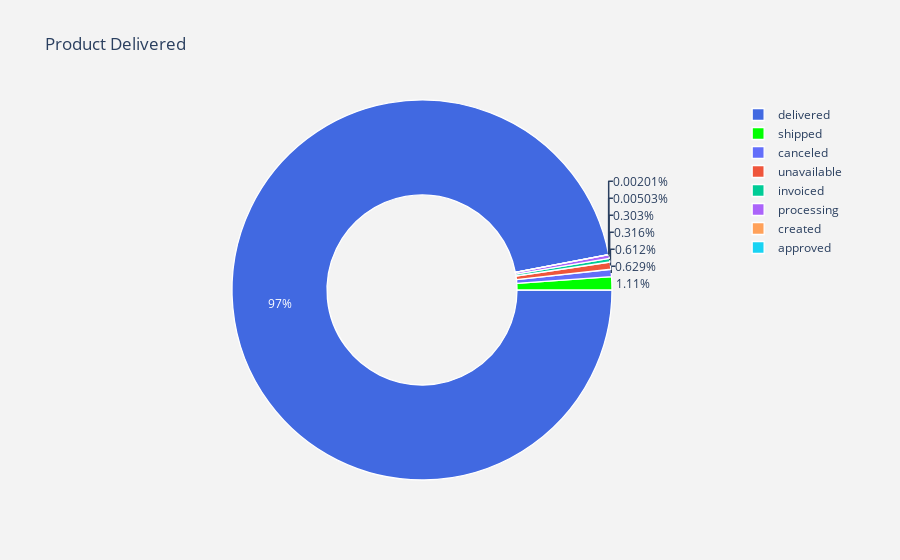

The notebook cell saved with this chart:
### Markdown cell above
# Delivered products

### Code cell
lab = olist_orders["order_status"].value_counts().keys().tolist()
#values
val = olist_orders["order_status"].value_counts().values.tolist()

trace = go.Pie(labels = lab ,
               values = val ,
               marker = dict(colors =  [ 'royalblue' ,'lime'],
                             line = dict(color = "white",
                                         width =  1.3)
                            ),
               rotation = 90,
               hoverinfo = "label+value+text",
               hole = .5
              )
layout = go.Layout(dict(title = "Product Delivered",
                        plot_bgcolor  = "rgb(243,243,243)",
                        paper_bgcolor = "rgb(243,243,243)",
                       )
                  )

data = [trace]
fig = go.Figure(data = data,layout = layout)
py.iplot(fig)

### Figure 1 — Plotly figure (JSON) as saved in the notebook; plotly's stock layout.template omitted (floating-point values rounded to 4 significant figures)
{"data": [{"hole": 0.5, "hoverinfo": "label+value+text", "labels": ["delivered", "shipped", "canceled", "unavailable", "invoiced", "processing", "created", "approved"], "marker": {"colors": ["royalblue", "lime"], "line": {"color": "white", "width": 1.3}}, "rotation": 90, "type": "pie", "values": [96478, 1107, 625, 609, 314, 301, 5, 2]}], "layout": {"paper_bgcolor": "rgb(243,243,243)", "plot_bgcolor": "rgb(243,243,243)", "title": {"text": "Product Delivered"}}}
